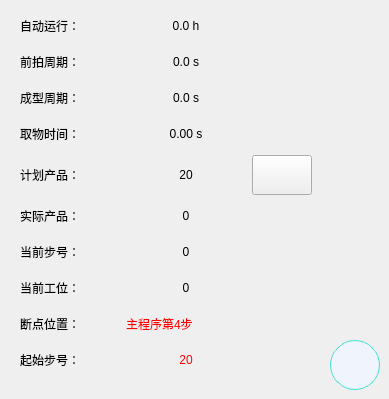
     <widget class="QWidget" name="page1AutoState">
      <widget class="QPushButton" name="btnMergeExpand">
       <property name="geometry">
        <rect>
         <x>330</x>
         <y>340</y>
         <width>50</width>
         <height>50</height>
        </rect>
       </property>
       <property name="sizePolicy">
        <sizepolicy hsizetype="Preferred" vsizetype="Preferred">
         <horstretch>0</horstretch>
         <verstretch>0</verstretch>
        </sizepolicy>
       </property>
       <property name="minimumSize">
        <size>
         <width>50</width>
         <height>50</height>
        </size>
       </property>
       <property name="maximumSize">
        <size>
         <width>50</width>
         <height>50</height>
        </size>
       </property>
       <property name="font">
        <font>
         <family>SimSun</family>
         <weight>50</weight>
         <bold>false</bold>
        </font>
       </property>
       <property name="styleSheet">
        <string notr="true">QPushButton
{
    background-color:#F0F4FD;
    border-style:solid; /*边框风格*/
    border-width:1px;/*边框宽度*/
    border-color:#40E0D0; /*边框颜色*/
    border-radius:25px; /*边框倒角*/

	background-origin: border;
	/*或者通过水平和垂直对齐方式来控制*/
	background-position: left ;
	padding-left: 2px;

}
QPushButton:pressed
{
    border-style:outset; /*边框风格*/
    border-width:1px;/*边框宽度*/
    border-color:#40E0D0; /*边框颜色*/
    border-radius:25px; /*边框倒角*/
	background-color: rgb(255, 255, 255);
}
</string>
       </property>
       <property name="text">
        <string/>
       </property>
       <property name="icon">
        <iconset resource="images.qrc">
         <normaloff>:/images/monitorImages/monitor_expand.png</normaloff>
         <normalon>:/images/monitorImages/monitor_merge.png</normalon>:/images/monitorImages/monitor_expand.png</iconset>
       </property>
       <property name="iconSize">
        <size>
         <width>35</width>
         <height>35</height>
        </size>
       </property>
       <property name="checkable">
        <bool>true</bool>
       </property>
      </widget>
      <widget class="QWidget" name="layoutWidget">
       <property name="geometry">
        <rect>
         <x>20</x>
         <y>11</y>
         <width>358</width>
         <height>374</height>
        </rect>
       </property>
       <layout class="QGridLayout" name="gridLayout">
        <item row="8" column="1">
         <widget class="QLabel" name="labBreakPointPos">
          <property name="maximumSize">
           <size>
            <width>250</width>
            <height>30</height>
           </size>
          </property>
          <property name="styleSheet">
           <string notr="true">color: rgb(255, 0, 0);</string>
          </property>
          <property name="text">
           <string>主程序第4步</string>
          </property>
          <property name="alignment">
           <set>Qt::AlignLeading|Qt::AlignLeft|Qt::AlignVCenter</set>
          </property>
         </widget>
        </item>
        <item row="0" column="1">
         <widget class="QLabel" name="labAutoOperateTime">
          <property name="minimumSize">
           <size>
            <width>120</width>
            <height>30</height>
           </size>
          </property>
          <property name="maximumSize">
           <size>
            <width>120</width>
            <height>30</height>
           </size>
          </property>
          <property name="text">
           <string>0.0 h</string>
          </property>
          <property name="alignment">
           <set>Qt::AlignCenter</set>
          </property>
         </widget>
        </item>
        <item row="2" column="1">
         <widget class="QLabel" name="labFormingCycle">
          <property name="minimumSize">
           <size>
            <width>120</width>
            <height>30</height>
           </size>
          </property>
          <property name="maximumSize">
           <size>
            <width>120</width>
            <height>30</height>
           </size>
          </property>
          <property name="text">
           <string>0.0 s</string>
          </property>
          <property name="alignment">
           <set>Qt::AlignCenter</set>
          </property>
         </widget>
        </item>
        <item row="3" column="0">
         <widget class="QLabel" name="label_5">
          <property name="minimumSize">
           <size>
            <width>100</width>
            <height>30</height>
           </size>
          </property>
          <property name="maximumSize">
           <size>
            <width>100</width>
            <height>30</height>
           </size>
          </property>
          <property name="text">
           <string>取物时间：</string>
          </property>
         </widget>
        </item>
        <item row="6" column="1">
         <widget class="QLabel" name="labCurrentStepNumber">
          <property name="minimumSize">
           <size>
            <width>120</width>
            <height>30</height>
           </size>
          </property>
          <property name="maximumSize">
           <size>
            <width>120</width>
            <height>30</height>
           </size>
          </property>
          <property name="text">
           <string>0</string>
          </property>
          <property name="alignment">
           <set>Qt::AlignCenter</set>
          </property>
         </widget>
        </item>
        <item row="8" column="0">
         <widget class="QLabel" name="labBreakPointPos0">
          <property name="minimumSize">
           <size>
            <width>100</width>
            <height>30</height>
           </size>
          </property>
          <property name="maximumSize">
           <size>
            <width>100</width>
            <height>30</height>
           </size>
          </property>
          <property name="text">
           <string>断点位置：</string>
          </property>
         </widget>
        </item>
        <item row="9" column="0">
         <widget class="QLabel" name="labStartStep0">
          <property name="minimumSize">
           <size>
            <width>100</width>
            <height>30</height>
           </size>
          </property>
          <property name="maximumSize">
           <size>
            <width>100</width>
            <height>30</height>
           </size>
          </property>
          <property name="text">
           <string>起始步号：</string>
          </property>
         </widget>
        </item>
        <item row="1" column="1">
         <widget class="QLabel" name="labPrebeatCycle">
          <property name="minimumSize">
           <size>
            <width>120</width>
            <height>30</height>
           </size>
          </property>
          <property name="maximumSize">
           <size>
            <width>120</width>
            <height>30</height>
           </size>
          </property>
          <property name="text">
           <string>0.0 s</string>
          </property>
          <property name="alignment">
           <set>Qt::AlignCenter</set>
          </property>
         </widget>
        </item>
        <item row="0" column="0">
         <widget class="QLabel" name="label">
          <property name="minimumSize">
           <size>
            <width>100</width>
            <height>30</height>
           </size>
          </property>
          <property name="maximumSize">
           <size>
            <width>100</width>
            <height>30</height>
           </size>
          </property>
          <property name="text">
           <string>自动运行：</string>
          </property>
         </widget>
        </item>
        <item row="1" column="0">
         <widget class="QLabel" name="label_3">
          <property name="minimumSize">
           <size>
            <width>100</width>
            <height>30</height>
           </size>
          </property>
          <property name="maximumSize">
           <size>
            <width>100</width>
            <height>30</height>
           </size>
          </property>
          <property name="text">
           <string>前拍周期：</string>
          </property>
         </widget>
        </item>
        <item row="2" column="0">
         <widget class="QLabel" name="label_4">
          <property name="minimumSize">
           <size>
            <width>100</width>
            <height>30</height>
           </size>
          </property>
          <property name="maximumSize">
           <size>
            <width>100</width>
            <height>30</height>
           </size>
          </property>
          <property name="text">
           <string>成型周期：</string>
          </property>
         </widget>
        </item>
        <item row="9" column="1">
         <widget class="QLabel" name="labStartStep">
          <property name="minimumSize">
           <size>
            <width>120</width>
            <height>30</height>
           </size>
          </property>
          <property name="maximumSize">
           <size>
            <width>120</width>
            <height>30</height>
           </size>
          </property>
          <property name="styleSheet">
           <string notr="true">color: rgb(255, 0, 0);</string>
          </property>
          <property name="text">
           <string>20</string>
          </property>
          <property name="alignment">
           <set>Qt::AlignCenter</set>
          </property>
         </widget>
        </item>
        <item row="4" column="1">
         <layout class="QHBoxLayout" name="horizontalLayout_4">
          <property name="sizeConstraint">
           <enum>QLayout::SetFixedSize</enum>
          </property>
          <item>
           <widget class="QLabel" name="labAimedProd">
            <property name="minimumSize">
             <size>
              <width>120</width>
              <height>30</height>
             </size>
            </property>
            <property name="maximumSize">
             <size>
              <width>120</width>
              <height>30</height>
             </size>
            </property>
            <property name="text">
             <string>20</string>
            </property>
            <property name="alignment">
             <set>Qt::AlignCenter</set>
            </property>
           </widget>
          </item>
          <item>
           <widget class="QPushButton" name="btnAimedProduct">
            <property name="minimumSize">
             <size>
              <width>60</width>
              <height>40</height>
             </size>
            </property>
            <property name="maximumSize">
             <size>
              <width>60</width>
              <height>40</height>
             </size>
            </property>
            <property name="styleSheet">
             <string notr="true"/>
            </property>
            <property name="text">
             <string/>
            </property>
            <property name="icon">
             <iconset resource="images.qrc">
              <normaloff>:/images/autoPageImages/edit.png</normaloff>:/images/autoPageImages/edit.png</iconset>
            </property>
            <property name="iconSize">
             <size>
              <width>32</width>
              <height>32</height>
             </size>
            </property>
           </widget>
          </item>
          <item>
           <spacer name="horizontalSpacer">
            <property name="orientation">
             <enum>Qt::Horizontal</enum>
            </property>
            <property name="sizeHint" stdset="0">
             <size>
              <width>40</width>
              <height>20</height>
             </size>
            </property>
           </spacer>
          </item>
         </layout>
        </item>
        <item row="3" column="1">
         <widget class="QLabel" name="labFetchTime">
          <property name="minimumSize">
           <size>
            <width>120</width>
            <height>30</height>
           </size>
          </property>
          <property name="maximumSize">
           <size>
            <width>120</width>
            <height>30</height>
           </size>
          </property>
          <property name="text">
           <string>0.00 s</string>
          </property>
          <property name="alignment">
           <set>Qt::AlignCenter</set>
          </property>
         </widget>
        </item>
        <item row="4" column="0">
         <widget class="QLabel" name="label_6">
          <property name="minimumSize">
           <size>
            <width>100</width>
            <height>30</height>
           </size>
          </property>
          <property name="maximumSize">
           <size>
            <width>100</width>
            <height>30</height>
           </size>
          </property>
          <property name="text">
           <string>计划产品：</string>
          </property>
         </widget>
        </item>
        <item row="5" column="0">
         <widget class="QLabel" name="label_7">
          <property name="minimumSize">
           <size>
            <width>100</width>
            <height>30</height>
           </size>
          </property>
          <property name="maximumSize">
           <size>
            <width>100</width>
            <height>30</height>
           </size>
          </property>
          <property name="text">
           <string>实际产品：</string>
          </property>
         </widget>
        </item>
        <item row="5" column="1">
         <widget class="QLabel" name="labActualProd">
          <property name="minimumSize">
           <size>
            <width>120</width>
            <height>30</height>
           </size>
          </property>
          <property name="maximumSize">
           <size>
            <width>120</width>
            <height>30</height>
           </size>
          </property>
          <property name="text">
           <string>0</string>
          </property>
          <property name="alignment">
           <set>Qt::AlignCenter</set>
          </property>
         </widget>
        </item>
        <item row="6" column="0">
         <widget class="QLabel" name="label_8">
          <property name="minimumSize">
           <size>
            <width>100</width>
            <height>30</height>
           </size>
          </property>
          <property name="maximumSize">
           <size>
            <width>100</width>
            <height>30</height>
           </size>
          </property>
          <property name="text">
           <string>当前步号：</string>
          </property>
         </widget>
        </item>
        <item row="7" column="0">
         <widget class="QLabel" name="labCurrentWorkPos0">
          <property name="minimumSize">
           <size>
            <width>100</width>
            <height>30</height>
           </size>
          </property>
          <property name="maximumSize">
           <size>
            <width>100</width>
            <height>30</height>
           </size>
          </property>
          <property name="text">
           <string>当前工位：</string>
          </property>
         </widget>
        </item>
        <item row="7" column="1">
         <widget class="QLabel" name="labCurrentWorkPos">
          <property name="minimumSize">
           <size>
            <width>120</width>
            <height>30</height>
           </size>
          </property>
          <property name="maximumSize">
           <size>
            <width>120</width>
            <height>30</height>
           </size>
          </property>
          <property name="text">
           <string>0</string>
          </property>
          <property name="alignment">
           <set>Qt::AlignCenter</set>
          </property>
         </widget>
        </item>
        <item row="10" column="1">
         <spacer name="verticalSpacer">
          <property name="orientation">
           <enum>Qt::Vertical</enum>
          </property>
          <property name="sizeHint" stdset="0">
           <size>
            <width>20</width>
            <height>40</height>
           </size>
          </property>
         </spacer>
        </item>
       </layout>
      </widget>
      <zorder>layoutWidget</zorder>
      <zorder>btnMergeExpand</zorder>
     </widget>
